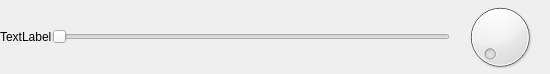
<?xml version="1.0" encoding="UTF-8"?>
<ui version="4.0">
 <class>Slider</class>
 <widget class="QWidget" name="Slider">
  <property name="geometry">
   <rect>
    <x>0</x>
    <y>0</y>
    <width>550</width>
    <height>74</height>
   </rect>
  </property>
  <property name="windowTitle">
   <string>Form</string>
  </property>
  <layout class="QGridLayout" name="gridLayout">
   <property name="leftMargin">
    <number>0</number>
   </property>
   <property name="topMargin">
    <number>0</number>
   </property>
   <property name="rightMargin">
    <number>0</number>
   </property>
   <property name="bottomMargin">
    <number>0</number>
   </property>
   <property name="spacing">
    <number>0</number>
   </property>
   <item row="0" column="1">
    <widget class="QSlider" name="qslider">
     <property name="orientation">
      <enum>Qt::Horizontal</enum>
     </property>
    </widget>
   </item>
   <item row="0" column="0">
    <widget class="QLabel" name="label">
     <property name="text">
      <string>TextLabel</string>
     </property>
    </widget>
   </item>
   <item row="0" column="2">
    <widget class="QDial" name="dial"/>
   </item>
  </layout>
 </widget>
 <resources/>
 <connections/>
</ui>
